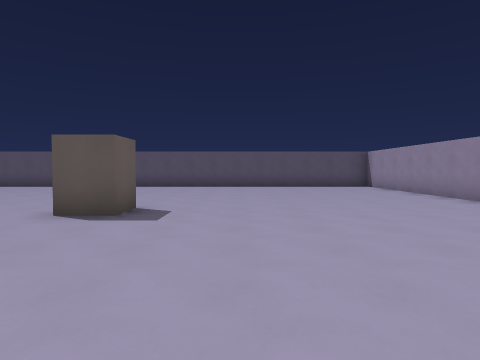
[1] (above)

24 first-person views from a walk through a level from a Godot 3-D game. The camera is 1.5 m above the floor, tilts 2° down and sees 75° across. The floor is counted in squares, 2 m on a side. Each view is taken from the middle of a square. On the plan, view 1 faces up. The plan holds only what a view shows up to about 10 squares ahead; the rest is blank. The place goes on beyond the plan.

[2]
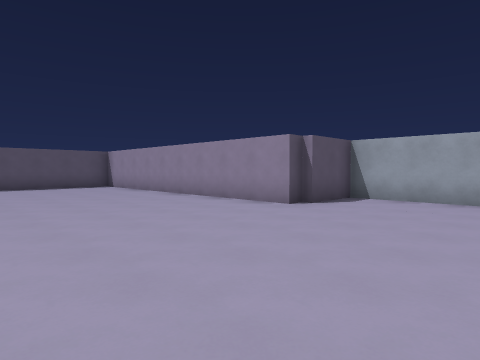

[3]
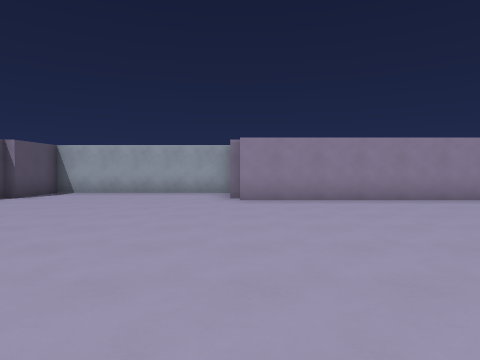

[4]
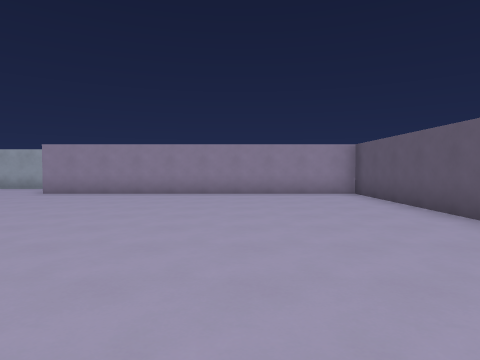

[5]
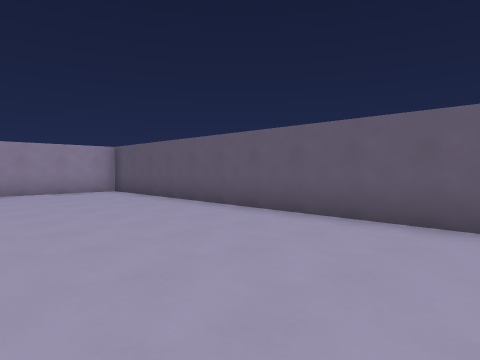

[6]
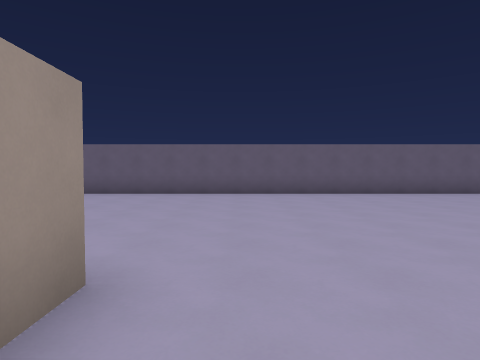

[7]
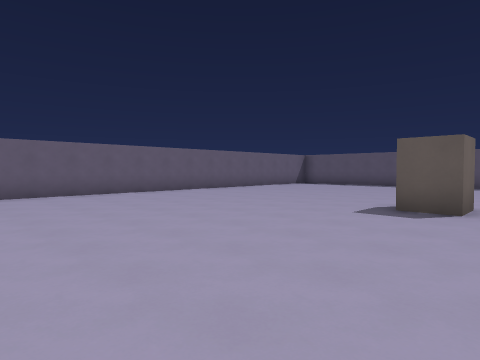

[8]
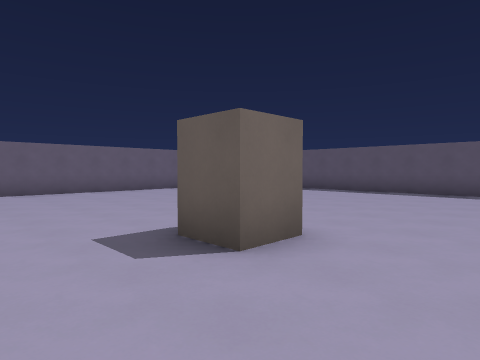

[9]
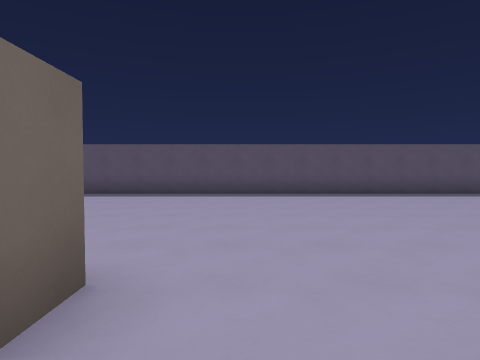

[10]
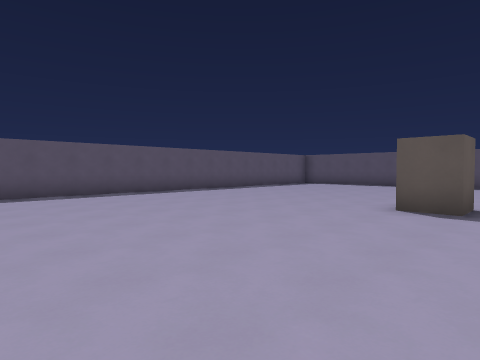

[11]
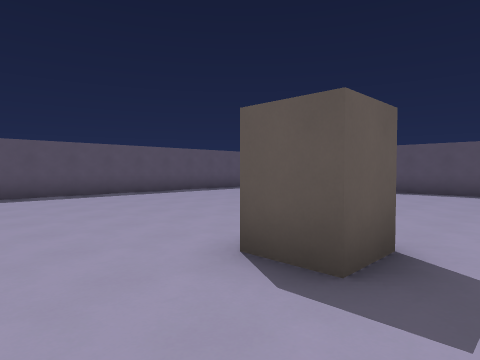

[12]
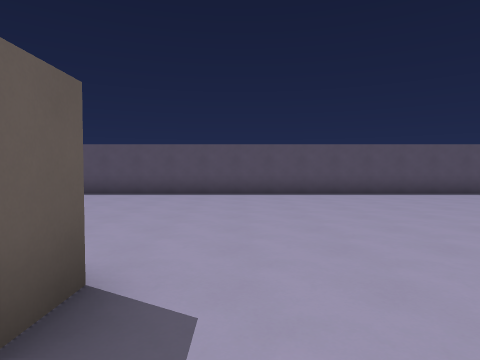

[13]
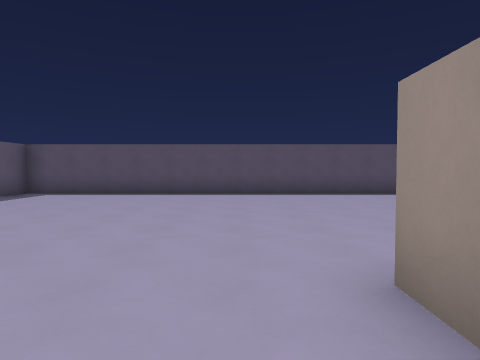

[14]
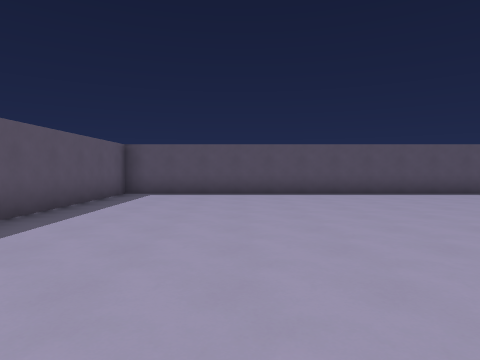

[15]
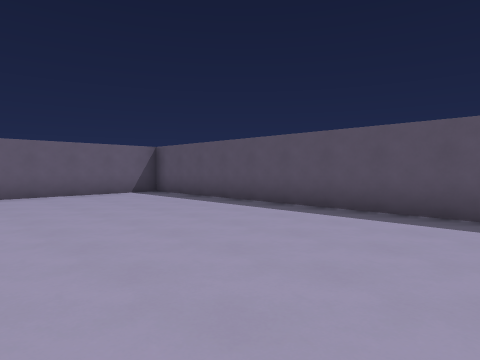

[16]
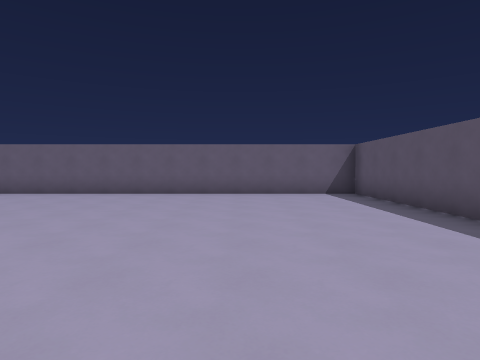

[17]
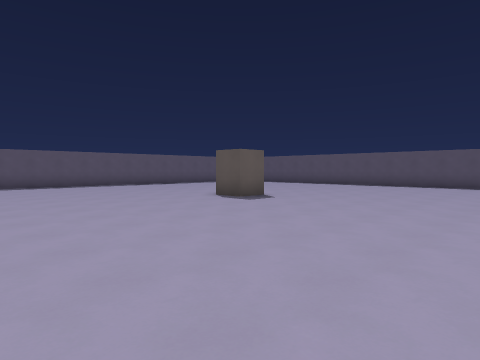

[18]
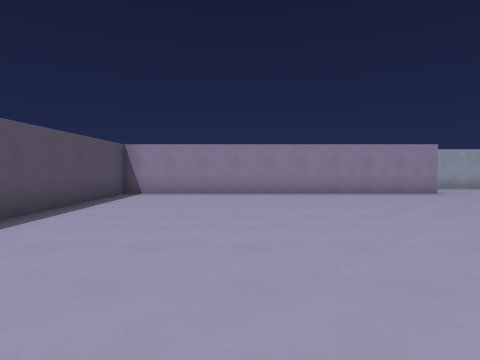

[19]
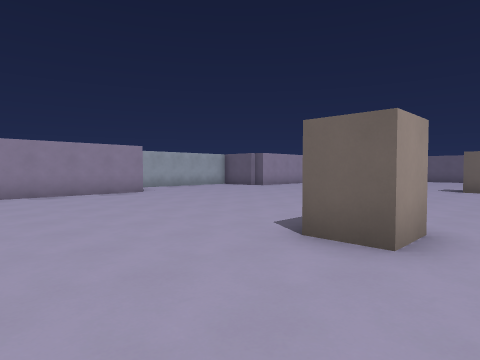

[20]
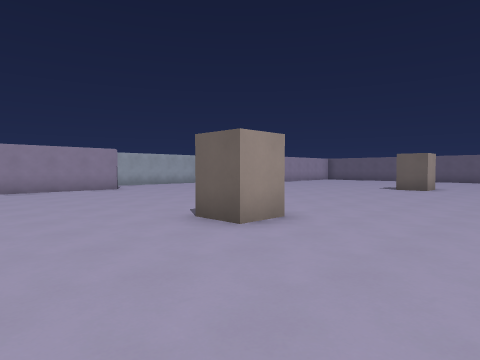

[21]
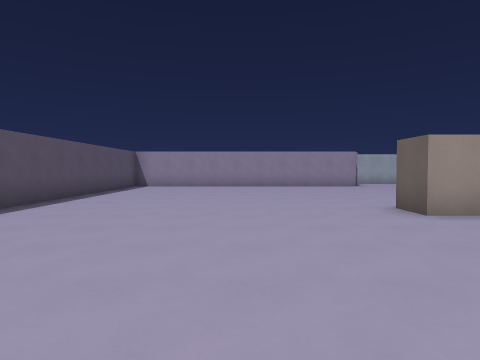

[22]
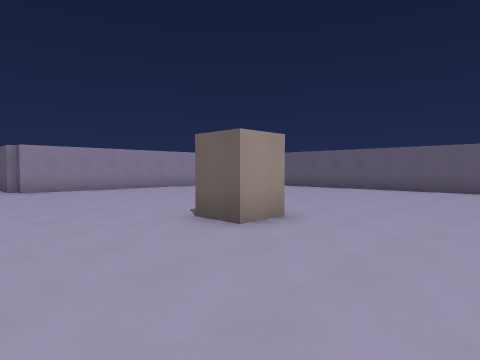

[23]
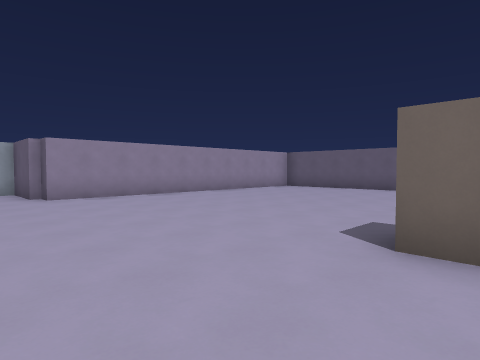

[24]
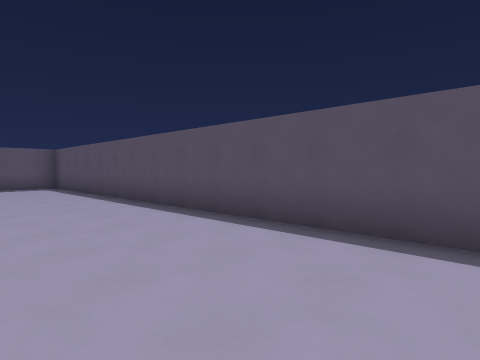

### Floor plan
Points are (right, up) in squares from view 1. A wall is a line through its corners. A room is listed if a view was taken in it or the views show most of it. See-through windows are left out.
Room 1 (views 1, 2, 3, 4, 5, 6, 7, 8, 9, 10, 11, 12, 13, 14, 15, 16, 17, 18, 19, 20, 21, 22, 23, 24)
walls: (-3, 5) (-3, 6) (-2, 6) (-2, 5) (-3, 5); (-3, -4) (-3, -3) (-2, -3); (-12.1, -3) (-11, -3) (-11, -4); (-11, 6.1) (-11, 5) (-12, 5) (-12, 6); (5.9, -1.8) (7.9, -1.8) (7.9, 3.7) (6, 3.7); (6, 4) (5.5, 4) (5.5, 13.5) (-19.5, 13.5) (-19.5, -11.5) (5.5, -11.5) (5.5, -2) (6, -2)

Positions as (right, up) in squares from view 1, and headings:
1: (0, 0), facing up
2: (0, 0), facing up-right
3: (-2, -2), facing right
4: (-4, -8), facing right
5: (-5, -7), facing down-right
6: (-4, -2), facing down
7: (-5, -2), facing down-left
8: (-9, -1), facing down-left
9: (-10, -2), facing left
10: (-10, -1), facing up-left
11: (-10, 3), facing up-left
12: (-10, 4), facing up
13: (-13, 4), facing up
14: (-16, 4), facing up
15: (-14, -2), facing down-left
16: (-16, -2), facing down
17: (-5, -1), facing up-left
18: (-4, 10), facing right
19: (-4, 9), facing down-right
20: (-6, 9), facing down-right
21: (-8, 9), facing right
22: (-6, 0), facing down-right
23: (-3, 0), facing down-right
24: (-6, 10), facing up-left
